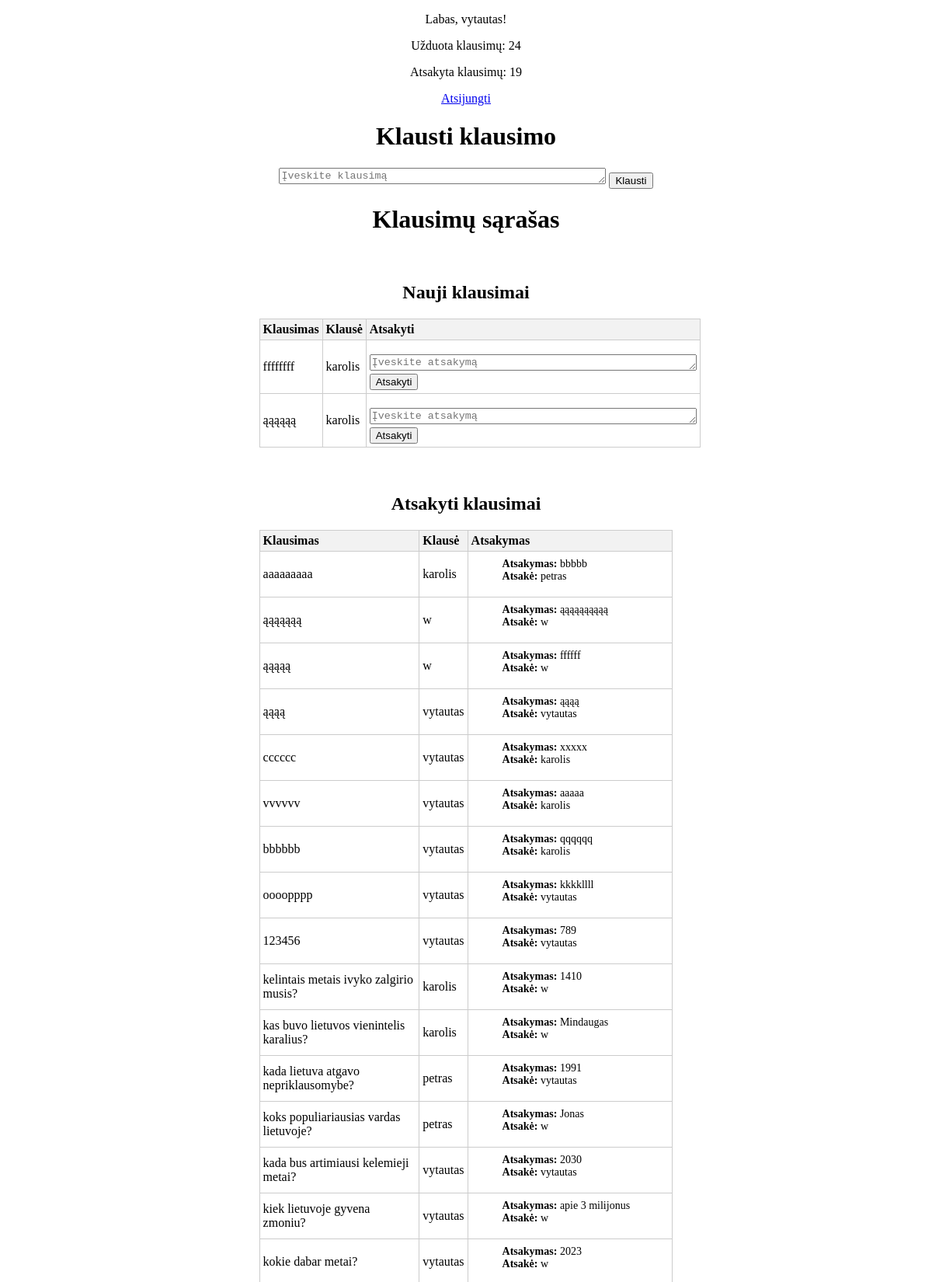
The page / (signed in, upper part) on the database its author committed.
### k_a/models.py (models this page shows)
class Question(models.Model):
    text = models.TextField()
    customer = models.ForeignKey(User, on_delete=models.CASCADE)
    is_answered = models.BooleanField(default=True)  # Add this field

class Answer(models.Model):
    text = models.TextField()
    customer = models.ForeignKey(User, on_delete=models.CASCADE)
    question = models.ForeignKey(Question, on_delete=models.CASCADE, related_name='answers')

### k_a/views.py (the view, shortened to what this page needs)
# urls.py: path('', views.question_list, name='question_list'),
@login_required(login_url='login')
def question_list(request):
    unanswered_questions = Question.objects.filter(answers__isnull=True).order_by('-pk')  # Newest first
    answered_questions = Question.objects.filter(answers__isnull=False).order_by('-pk')  # Newest first
    ask_question_form = AskQuestionForm()
    answer_question_form = AnswerQuestionForm()
    user_questions_asked = Question.objects.filter(customer=request.user).count()
    user_answers = Answer.objects.filter(customer=request.user)
    user_questions_answered = user_answers.count()
    return render(request, 'question_list.html', {
        'unanswered_questions': unanswered_questions,
        'answered_questions': answered_questions,
        'ask_question_form': ask_question_form,
        'answer_question_form': answer_question_form,
        'user_questions_asked': user_questions_asked,
        'user_questions_answered': user_questions_answered,
    })

### k_a/forms.py
class AskQuestionForm(forms.ModelForm):
    class Meta:
        model = Question
        fields = ['text']
    text = forms.CharField(
        widget=forms.Textarea(attrs={'rows': 4, 'cols': 50}),
        required=True,
        label='Question'
    )

class AnswerQuestionForm(forms.ModelForm):
    class Meta:
        model = Answer
        fields = ['question', 'text']  # Make sure 'text' matches the field name in the Answer model
    text = forms.CharField(
        widget=forms.Textarea(attrs={'rows': 4, 'cols': 50}),
        required=True,
        label='Answer'
    )

### k_a/templates/question_list.html (shortened to what this page needs)
<!DOCTYPE html>
<html lang="en">
<head>
</head>
<body>
<nav>
    {% if user.is_authenticated %}
        <p>Labas, {{ user.username }}!</p>
        <p>Užduota klausimų: {{ user.question_set.count }}</p>
        <p>Atsakyta klausimų: {{ user_questions_answered }}</p>
        <a href="{% url 'logout' %}">Atsijungti</a>
    {% else %}
        <a href="{% url 'login' %}">Prisijungti</a>
        <a href="{% url 'register' %}">Registruotis</a>
    {% endif %}
</nav>
<h1>Klausti klausimo</h1>
<form method="post">
    <textarea name="text" rows="1" cols="50" required placeholder="Įveskite klausimą"></textarea>
    <button type="submit" name="ask_question">Klausti</button>
</form>
    <h1>Klausimų sąrašas</h1>
    <div class="table-container">
        <h2>Nauji klausimai</h2>
        <table>
            <thead>
                <tr>
                    <th>Klausimas</th>
                    <th>Klausė</th>
                    <th>Atsakyti</th>
                </tr>
            </thead>
            <tbody>
                {% for question in unanswered_questions %}
                    <tr>
                        <td>{{ question.text }}</td>
                        <td>{{ question.customer.username }}</td>
                        <td>
                            {% if user.is_authenticated %}
                                <form method="post" action="{% url 'answer_question' %}">
                                    <textarea name="text" rows="1" cols="50" required placeholder="Įveskite atsakymą"></textarea><br>
                                    <button type="submit">Atsakyti</button>
                                </form>
                            {% endif %}
                        </td>
                    </tr>
                {% empty %}
                    <tr>
                        <td colspan="3">Šiuo metu aktyvių klausimų nėra.</td>
                    </tr>
                {% endfor %}
            </tbody>
        </table>
    </div>
    <div class="table-container">
        <h2>Atsakyti klausimai</h2>
        <table>
            <thead>
                <tr>
                    <th>Klausimas</th>
                    <th>Klausė</th>
                    <th>Atsakymas</th>
                </tr>
            </thead>
            <tbody>
                {% for question in answered_questions %}
                    <tr>
                        <td>{{ question.text }}</td>
                        <td>{{ question.customer.username }}</td>
                        <td>
                            {% if question.answers.all %}
                                <ul class="answer-list">
                                    {% for answer in question.answers.all %}
                                            <strong>Atsakymas:</strong> {{ answer.text }}<br>
                                            <strong>Atsakė:</strong> {{ answer.customer.username }}
                                    {% endfor %}
                                </ul>
                            {% else %}
                                <p>No answers yet.</p>
                            {% endif %}
                        </td>
                    </tr>
                {% empty %}
                    <tr>
                        <td colspan="3">Atsakytų klausimų nėra.</td>
                    </tr>
                {% endfor %}
            </tbody>
        </table>
    </div>
</body>
</html>

### k_a/templates/question_list.html (style rules this page uses)
table { width: 100%; border-collapse: collapse; }
th, td { border: 1px solid #ccc; padding: 4px; text-align: left; }
th { background-color: #f2f2f2; }
.table-container { width: 45%; margin: 20px 2.5%; vertical-align: middle; display: inline-block; box-sizing: border-box; }
.answer-list { font-size: 14px; margin-top: 4px; }
body { text-align: center; }

### rows shown on the page
Question: text "ffffffff", customer.username "karolis"
Question: text "ąąąąąą", customer.username "karolis"
Question: text "aaaaaaaaa", customer.username "karolis"
Answer: text "bbbbb", customer.username "petras"
Question: text "ąąąąąąą", customer.username "w"
Answer: text "ąąąąąąąąąą", customer.username "w"
Question: text "ąąąąą", customer.username "w"
Answer: text "ffffff", customer.username "w"
Question: text "ąąąą", customer.username "vytautas"
Answer: text "ąąąą", customer.username "vytautas"
Question: text "cccccc", customer.username "vytautas"
Answer: text "xxxxx", customer.username "karolis"
Question: text "vvvvvv", customer.username "vytautas"
Answer: text "aaaaa", customer.username "karolis"
Question: text "bbbbbb", customer.username "vytautas"
Answer: text "qqqqqq", customer.username "karolis"
Question: text "oooopppp", customer.username "vytautas"
Answer: text "kkkkllll", customer.username "vytautas"
Question: text "123456", customer.username "vytautas"
Answer: text "789", customer.username "vytautas"
Question: text "kelintais metais ivyko zalgirio musis?", customer.username "karolis"
Answer: text "1410", customer.username "w"
Question: text "kas buvo lietuvos vienintelis karalius?", customer.username "karolis"
Answer: text "Mindaugas", customer.username "w"
Question: text "kada lietuva atgavo nepriklausomybe?", customer.username "petras"
Answer: text "1991", customer.username "vytautas"
Question: text "koks populiariausias vardas lietuvoje?", customer.username "petras"
Answer: text "Jonas", customer.username "w"
Question: text "kada bus artimiausi kelemieji metai?", customer.username "vytautas"
Answer: text "2030", customer.username "vytautas"
Question: text "kiek lietuvoje gyvena zmoniu?", customer.username "vytautas"
Answer: text "apie 3 milijonus", customer.username "w"
Question: text "kokie dabar metai?", customer.username "vytautas"
Answer: text "2023", customer.username "w"

### other values the page prints
{{ user.username }} "vytautas"
{{ user.question_set.count }} "24"
{{ user_questions_answered }} "19"
